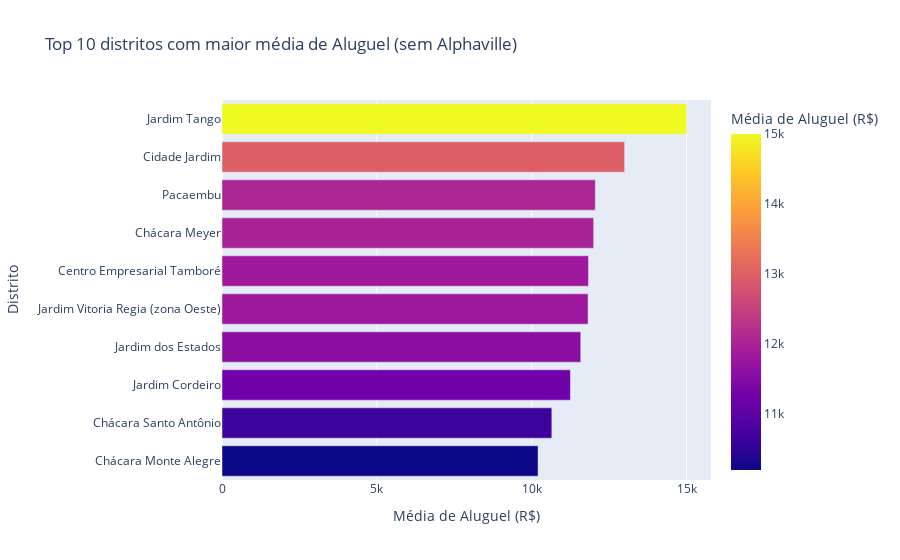

Notebook source saved alongside this figure:
### Markdown cell above
* **representando por um gráfico de barras**'

### Code cell
distritos_rent = aptos.groupby("district")["rent"].mean().reset_index()

distritos_rent =  distritos_rent[~distritos_rent['district'].str.lower().str.contains("alphaville")]

top_distritos_rent =  distritos_rent.sort_values("rent", ascending = False)[:10]

top_distritos_rent.columns = ["Distrito", "Média de Aluguel"]

fig = px.bar(top_distritos_rent,
             y= 'Distrito',
             x= 'Média de Aluguel',
             orientation='h',
             title='Top 10 distritos com maior média de Aluguel (sem Alphaville)',
             labels= {'Média de Aluguel':'Média de Aluguel (R$)', 'Distrito': 'Distrito'},
             color = 'Média de Aluguel')

fig.update_yaxes(autorange ='reversed')

fig.show()

### Figure 1 — Plotly figure (JSON) as saved in the notebook; plotly's stock layout.template omitted (floating-point values rounded to 4 significant figures)
{"data": [{"alignmentgroup": "True", "hovertemplate": "Média de Aluguel (R$)=%{marker.color}<br>Distrito=%{y}<extra></extra>", "legendgroup": "", "marker": {"color": [15000, 13000, 12054, 12000, 11830.0, 11820, 11580.0, 11250, 10650, 10205], "coloraxis": "coloraxis", "pattern": {"shape": ""}}, "name": "", "offsetgroup": "", "orientation": "h", "showlegend": false, "textposition": "auto", "type": "bar", "x": [15000, 13000, 12054, 12000, 11830.0, 11820, 11580.0, 11250, 10650, 10205], "xaxis": "x", "y": ["Jardim Tango", "Cidade Jardim", "Pacaembu", "Chácara Meyer", "Centro Empresarial Tamboré", "Jardim Vitoria Regia (zona Oeste)", "Jardim dos Estados", "Jardim Cordeiro", "Chácara Santo Antônio", "Chácara Monte Alegre"], "yaxis": "y"}], "layout": {"barmode": "relative", "coloraxis": {"colorbar": {"title": {"text": "Média de Aluguel (R$)"}}, "colorscale": [[0, "#0d0887"], [0.1111, "#46039f"], [0.2222, "#7201a8"], [0.3333, "#9c179e"], [0.4444, "#bd3786"], [0.5556, "#d8576b"], [0.6667, "#ed7953"], [0.7778, "#fb9f3a"], [0.8889, "#fdca26"], [1, "#f0f921"]]}, "legend": {"tracegroupgap": 0}, "title": {"text": "Top 10 distritos com maior média de Aluguel (sem Alphaville)"}, "xaxis": {"anchor": "y", "domain": [0, 1], "title": {"text": "Média de Aluguel (R$)"}}, "yaxis": {"anchor": "x", "autorange": "reversed", "domain": [0, 1], "title": {"text": "Distrito"}}}}
